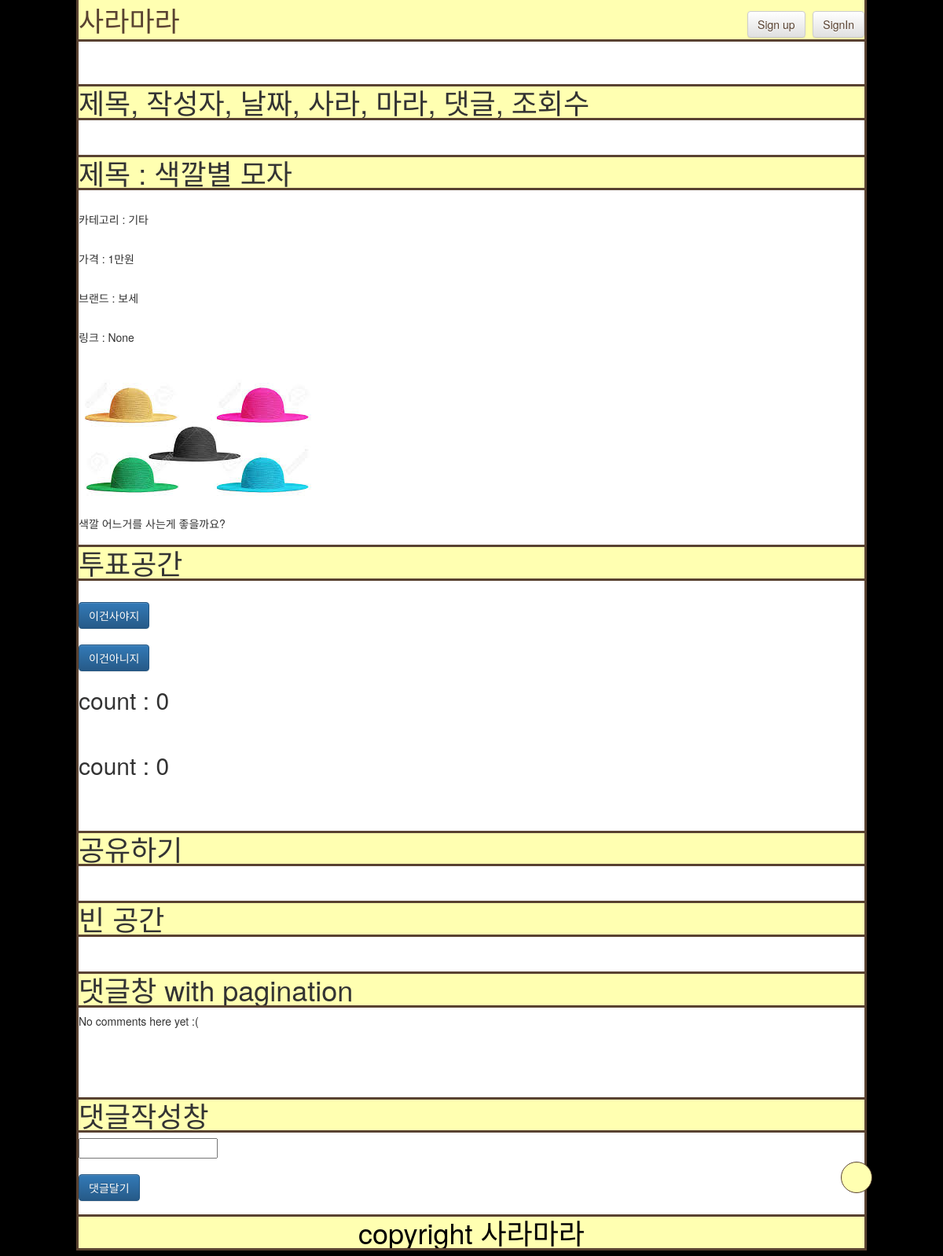
Page /67/ on the earlier database version.
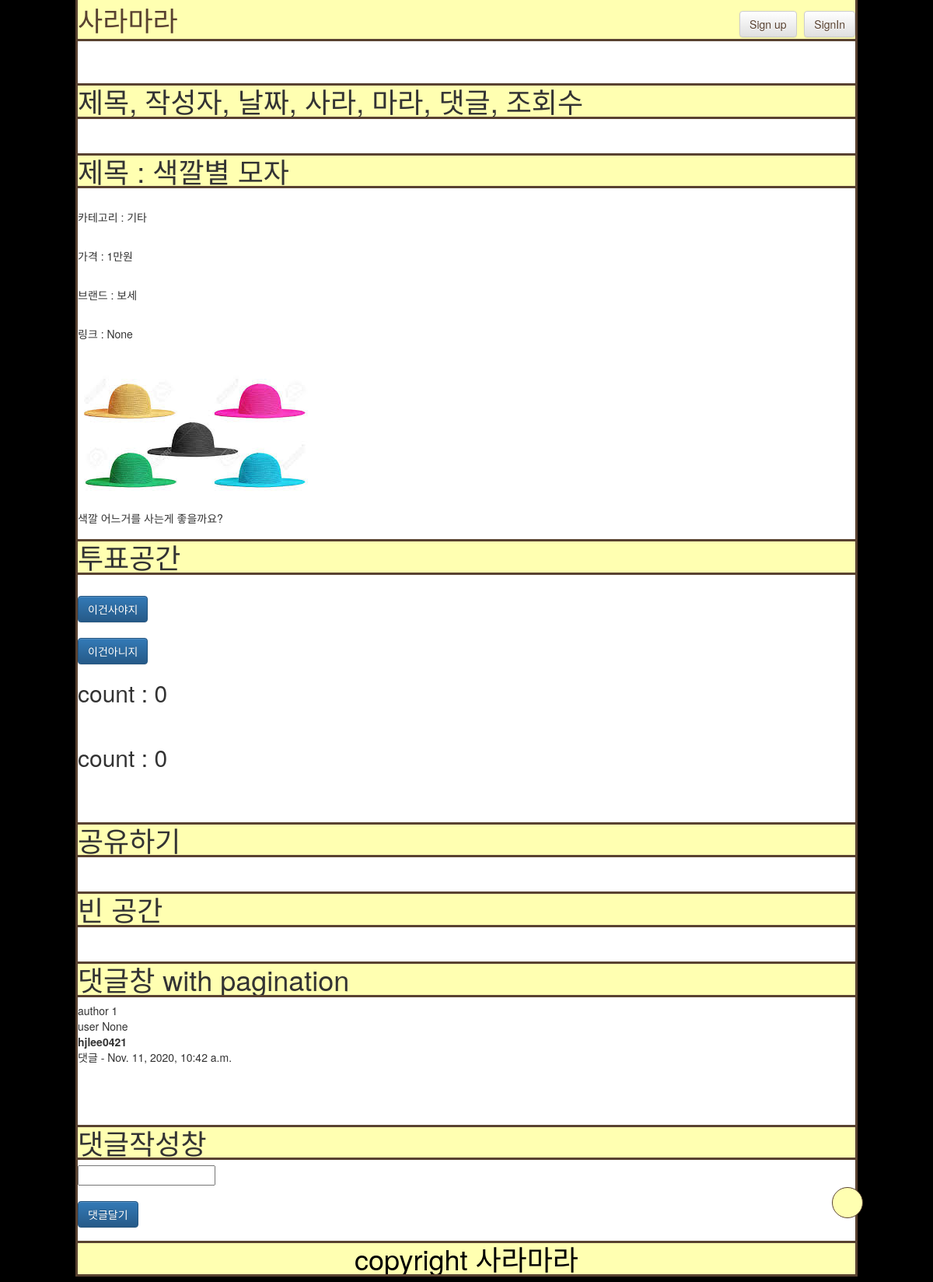
Same page on the later database version.
### posts/models.py (models this page shows, shortened)
class Post(models.Model):
    author = models.ForeignKey(
        settings.AUTH_USER_MODEL, on_delete=models.CASCADE)  # 추천!
    title = models.CharField(max_length=128)
    price = models.CharField(max_length=128, blank=True,  null=True)
    brand = models.CharField(max_length=128, blank=True,  null=True)
    link = models.CharField(
        max_length=128, blank=True, null=True)
    pup_date = models.DateTimeField(auto_now_add=True,
                                    verbose_name='date published')
    sara = models.TextField(blank=True, null=True)
    mara = models.TextField(blank=True, null=True)
    sara_cnt = models.IntegerField(default=0)
    mara_cnt = models.IntegerField(default=0)
    ckcontent = RichTextUploadingField(blank=True, null=True)
    CATEGORY_CHOICES = (
        ('상의', '상의'),
        ('하의', '하의'),
        ('신발', '신발'),
        ('기타', '기타'),
    )
    category = models.CharField(
        max_length=128, choices=CATEGORY_CHOICES, default='상의', null=False)
    class Meta:
        ordering = ['-id']

class Comment(models.Model):
    post = models.ForeignKey(Post, on_delete=models.CASCADE)
    author = models.ForeignKey(
        settings.AUTH_USER_MODEL, on_delete=models.CASCADE)
    text = models.CharField(max_length=200)
    created_date = models.DateTimeField(default=timezone.now)
    class Meta:
        ordering = ['created_date']

class User(AbstractUser):
    gender = models.IntegerField(default=0)
    age = models.IntegerField(default=0)

### posts/views.py (the view, shortened to what this page needs)
# urls.py: path('<int:pk>/', views.DetailView.as_view(), name='detail'),
class DetailView(generic.DetailView, FormMixin, View):
    model = Post
    form_class = PostForm
    template_name = 'posts/detail.html'
    initial = {'key': 'value'}
    def get(self, request, *args, **kwargs):
        self.object = self.get_object()
        context = self.get_context_data(object=self.object)
        context['comment'] = self.object.comment_set.all()
        return self.render_to_response(context)

### posts/forms.py
class PostForm(forms.ModelForm):
    class Meta:
        model = Post
        fields = ('title', 'category', 'brand', 'price', 'link', 'ckcontent')
    def __init__(self, *args, **kwargs):
        super(PostForm, self).__init__(*args, **kwargs)
        self.fields['title'].required = True
        self.fields['title'].required = True
        self.fields['brand'].required = True
        self.fields['price'].required = True
        self.fields['ckcontent'].required = True

### posts/templates/posts/detail.html (shortened to what this page needs)
{% extends 'posts/base.html' %} {% block content %} {% load static %}
<br />
<div>
  <h1>제목, 작성자, 날짜, 사라, 마라, 댓글, 조회수</h1>
</div>
<br />
<div>
  <h1>제목 : {{ post.title }} </h1>
  <br />
  <p>카테고리 : {{ post.category }}</p>
  <br />
  <p>가격 : {{ post.price }}</p>
  <br />
  <p>브랜드 : {{ post.brand }}</p>
  <br />
  <p>링크 : {{ post.link }}</p>
  <br />
  <P>{{ post.ckcontent|safe }}</P>
  <h1>투표공간</h1>
  <br />
  <form method="POST" action=".">
    <input type="submit" name="sara_button" value="이건사야지" class="btn btn-primary" />
  </form>
  <br />
  <form method="POST" action=".">
    <input type="submit" name="mara_button" value="이건아니지" class="btn btn-primary" />
  </form>
  <h2> count : {{ post.sara_cnt }}</h2>
  <br />
  <h2> count : {{ post.mara_cnt }}</h2>
  <br />
  <br />
  <h1>공유하기</h1>
</div>
<br />
<div>
  <h1>빈 공간</h1>
</div>
<br />
<div>
  <h1>댓글창 with pagination</h1>
  {% for element in comment %}
  author {{element.author.id}} <br>
  user {{user.id}} <br>
  <strong>{{element.author}}</strong> <br>
    {{element.text}} - {{element.created_date}} <br>
    {% empty %}
    <p>No comments here yet :(</p>
  {% endfor %}
  <br />
  <br />
  <br />
  <h1>댓글작성창</h1>
  <form method="POST" action=".">
    <input type="text" name="add_comment"><br><br>
    <input type="submit" name="add_comment_button" value="댓글달기" class="btn btn-primary" />
  </form>
</div>
{% endblock %}

### posts/templates/posts/base.html (shortened to what this page needs)
<!DOCTYPE html>
<html>
  <head>
    {% load static %}
    <link
      rel="stylesheet"
      type="text/css"
      href="{% static 'posts/style.css' %}"
    />
    <link
      rel="stylesheet"
      href="//maxcdn.bootstrapcdn.com/bootstrap/3.2.0/css/bootstrap.min.css"
    />
    <link
      rel="stylesheet"
      href="//maxcdn.bootstrapcdn.com/bootstrap/3.2.0/css/bootstrap-theme.min.css"
    />
  </head>
  <body style="background-color: black;">
    <div class="mylayout" style="background-color: white;">
      <header>
        <a href="{% url 'posts:index' %}">
          사라마라
        </a>
        {% if user.is_authenticated %}
        <a
          class="btn btn-default"
          href="{% url 'posts:ask' %}"
          style="float: right;"
          >New Post</a
        >
        <p style="float: right;">
            <div style="font-size: 2rem; color: green; display: inline; float: right;">Welcome, {{ user.username }}
                <small>(<a href="{% url 'posts:signout' %}">LogOut</a>)</small>
                &nbsp;&nbsp;
            </div>
        </p>
        {% else %}
        <div style="float: right;">
          <a class="btn btn-default" href="{% url 'posts:signup' %}"
            >Sign up</a
          >
          <a class="btn btn-default" href="{% url 'posts:signin' %}">SignIn</a>
        </div>
        {% endif %}
      </header>
      <div class="dropdown">
        <button onclick="myFunction()" class="dropbtn"></button>
      </div>
      <br />
      {% block content %}
      {% endblock %}
      <footer>
        <h1>copyright 사라마라</h1>
      </footer>
    </div>
  </body>
</html>

### posts/static/posts/style.css (style rules this page uses)
body { display: block; margin: 1%; background-color: #000000; }
h1 { outline-style: solid; outline-color: #594231; background-color: #ffffb1; display: block; font-size: 2em; margin: 0 auto; }
p { margin: 0 auto; }
header { outline-style: solid; outline-color: #594231; background-color: #ffffb1; text-align: left; font-size: 35px; position: relative; }
.mylayout { outline-style: solid; outline-color: #594231; position: relative; width: 100%; max-width: 1000px; margin: 0 auto; }
.dropbtn { background-color: #ffffb1; border: 1px solid; border-color: #594231; color: #594231; height: 40px; width: 40px; border-radius: 100%; position: fixed; z-index: 1000; bottom: 5%; right: 7.5%; cursor: pointer; vertical-align: top; background-position: -276px -116px; outline: 0; }
footer { outline-style: solid; outline-color: #594231; text-align: center; font-size: 20px; color: black; position: relative; width: 100%; max-width: 1000px; margin: auto; z-index: 1; }
a { color: #594231; text-decoration: none; }
a:link { color: #594231; text-decoration: none; }

Differences in the rows shown:
added Comment: author.id "1", id "None", author "hjlee0421", text "댓글", created_date "Nov. 11, 2020, 10:42 a.m."
Other differences:
text no longer shown: "No comments here yet :("
